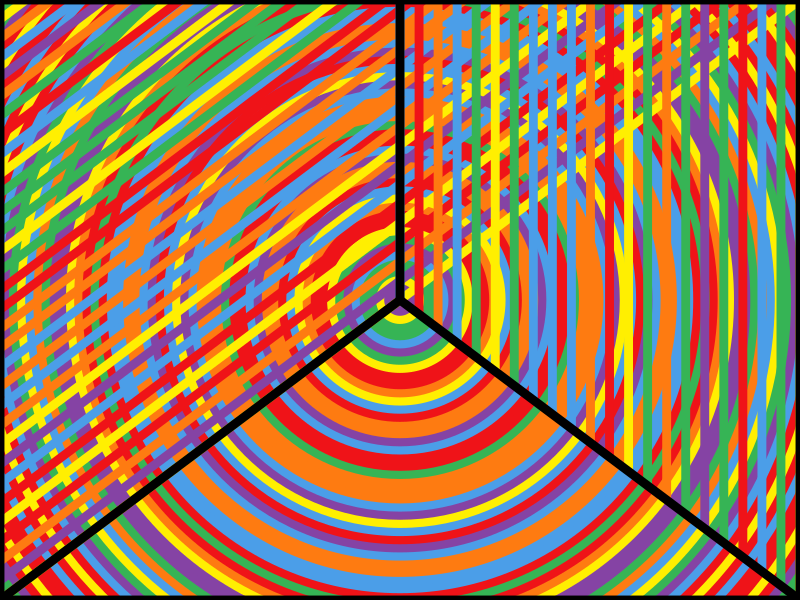

This figure's R source:
library(ggplot2)
library(ggforce)
library(purrr)
library(magrittr)

# Sol Lewitt Color Bands

colors <- list(
  orange = "#FE7B11",
  blue = "#4B9EE8",
  yellow = "#FFEF01",
  red = "#EF1318",
  green = "#36B455",
  purple = "#8543A4"
)

# black square outline used for each of the 8 pieces
square <- geom_rect(data = data.frame(xmin = 0, ymin = 0, xmax = 1, ymax = -10), 
          aes(xmin = xmin,
              xmax = xmax,
              ymin = ymin,
              ymax = ymax),
          color = "black", size = 3, alpha = 0) 

# ------------------------
# Plot 1
# ------------------------

left <- data.frame(
  x_start = seq(from = 0, to = 1, length.out = 32),
  y_start = 0,
  x_end = 0,
  y_end = -seq(from = 0, to = 1, length.out = 32)*10,
  color = sample(names(colors), 32, replace = TRUE)
) %>%
  purrr::pmap(., ~geom_segment(aes(x = ..1, y = ..2, xend = ..3, yend = ..4,color = colors[..5]), size = 3))

right <- data.frame(
  x_start = seq(from = 0.5, to = 1, length.out = 22),
  y_start = 0,
  x_end = seq(from = 0.5, to = 1, length.out = 22),
  y_end = seq(from = -5, to = -10, length.out = 22),
  color = sample(names(colors), 22, replace = TRUE)
) %>%
  purrr::pmap(., ~geom_segment(aes(x = ..1, y = ..2, xend = ..3, yend = ..4,color = colors[..5]), size = 3))


bottom <- purrr::map2(seq(10,500, length.out = 90), 
                      sample(names(colors), 90, replace = TRUE), 
                      ~geom_point(data = data.frame(x = 0.5, y = -5), 
                                  aes(x,y, color = colors[.y]), 
                                  size = .x))
outline <- data.frame(
  x_start = c(0.5,0,1),
  y_start = c(0,-10,-10),
  x_end = c(0.5,0.5,0.5),
  y_end = c(-5,-5,-5)
) %>%
  purrr::pmap(., ~geom_segment(aes(x = ..1, y = ..2, xend = ..3, yend = ..4), size = 3))


ggplot() +
  rev(bottom) +
  left +
  right +
  outline +
  square +
  coord_cartesian(clip = "on", ylim=c(-10,0), xlim=c(0,1), expand = FALSE) +
  theme_void()

# 2

# 3

# 4

# 5

# 6

# 7

# 8
